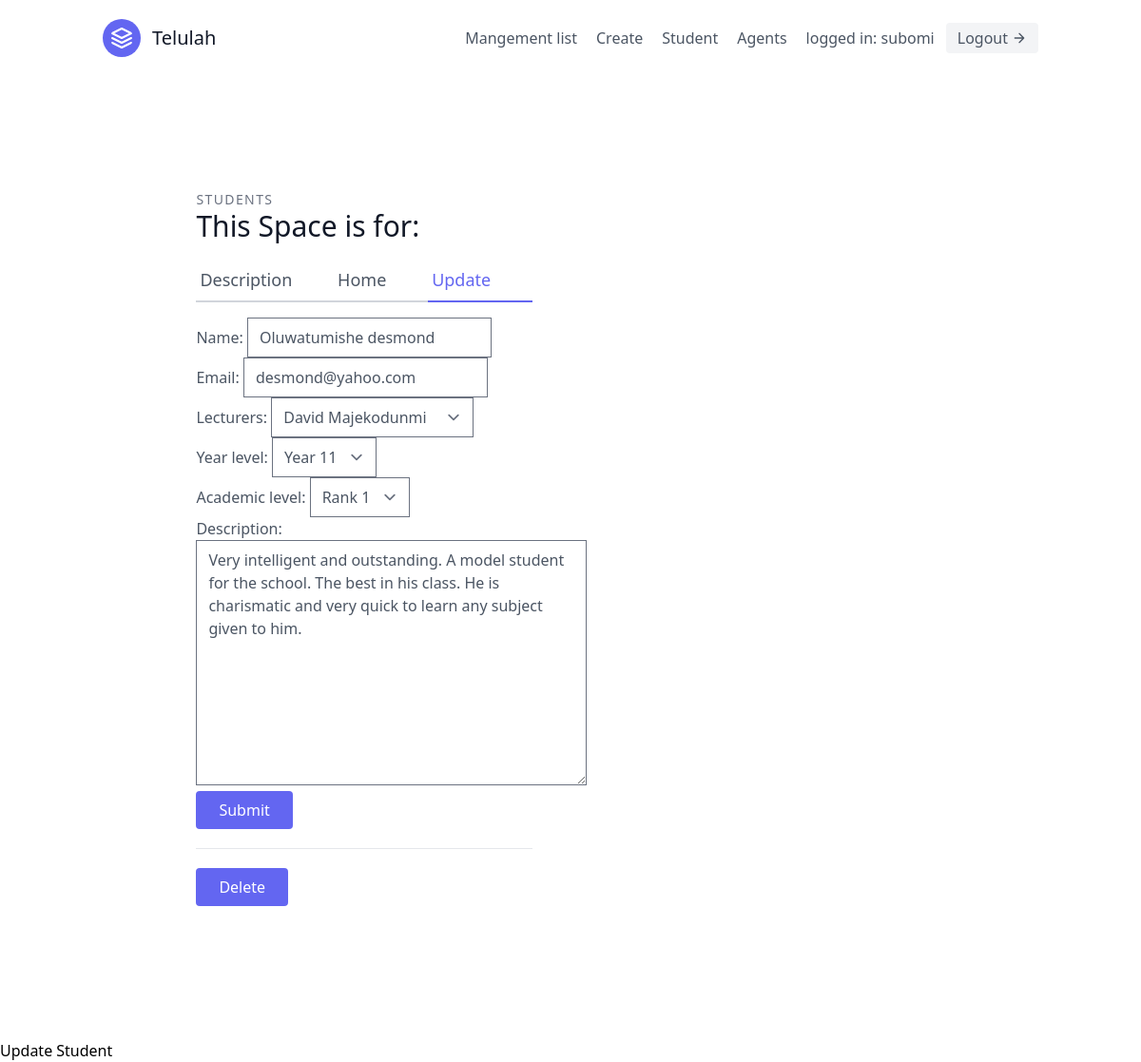
/app/students/1/update (signed in), run on the app's committed database.
### app/models.py (models this page shows, shortened)
class User(AbstractUser):
    is_organisor = models.BooleanField(default=True)
    is_agent = models.BooleanField(default=False)
    is_admin=models.BooleanField('Is Admin',default=False)
    is_customer=models.BooleanField('Is Customer',default=True)
    class Meta(AbstractUser.Meta):
        swappable = 'AUTH_USER_MODEL'

class Students(models.Model):
    name = models.CharField(max_length=20)
    email = models.EmailField(max_length=50)
    Lecturers = models.ForeignKey(Lecturers, on_delete=models.CASCADE, null=True)
    year_level = models.CharField(choices=LEVEL, max_length=1)
    academic_level = models.CharField(choices=ACADEMIC_LEVEL, max_length=1)
    description = models.TextField()

class Lecturers(models.Model):
    name = models.CharField(max_length=20)
    email = models.EmailField(max_length=25)
    subjects_taught = models.CharField(choices=SUBJECTS, max_length=200)
    salary = models.IntegerField(max_length=200)
    level_of_expertise = models.CharField(choices=LEVEL_OF_EXPERTISE, max_length=1)
    years_of_experience = models.IntegerField()
    def salary(self):
        return self.salary
    def __str__(self):
        return self.name

### app/views.py (the view, shortened to what this page needs)
# urls.py: path('students/<int:pk>/update', app_students_update, name='student_update'),
@login_required
def app_students_update(request, pk):
    model = model = Students.objects.get(id=pk)
    form = StudentModelForm(instance=model)
    context = {
        'form': form,
        'model':model
    }
    return render(request, 'app_students_update.html', context=context)

### app/forms.py
class StudentModelForm(forms.ModelForm):
    class Meta:
        model = Students
        fields = (
            'name',
            'email',
            'Lecturers',
            'year_level',
            'academic_level',
            'description'
        )

### app/templates/app_students_update.html (shortened to what this page needs)
{% extends "base.html" %}
{% load tailwind_filters %}
{% block content %}
<section class="text-gray-600 body-font overflow-hidden">
  <div class="container px-5 py-24 mx-auto">
    <div class="lg:w-4/5 mx-auto flex flex-wrap">
      <div class="lg:w-1/2 w-full lg:pr-10 lg:py-6 mb-6 lg:mb-0">
        <h2 class="text-sm title-font text-gray-500 tracking-widest">STUDENTS</h2>
        <h1 class="text-gray-900 text-3xl title-font font-medium mb-4">This Space is for: {{students.name}}</h1>
        <div class="flex mb-4">
          <a href='{% url 'apps:student_detail' user.pk %}' class="flex-grow border-b-2 border-gray-300 py-2 text-lg px-1">Description</a>
          <a href='/' class="flex-grow border-b-2 border-gray-300 py-2 text-lg px-1">Home</a>
          <a href='{% url 'apps:student_update' user.pk %}' class="flex-grow text-indigo-500 border-b-2 border-indigo-500 py-2 text-lg px-1">Update</a>
        </div>
            <form method='post'>
                {{form|crispy}}
                <div class="flex">
                <input class="flex mr-auto text-white bg-indigo-500 border-0 py-2 px-6 focus:outline-none hover:bg-indigo-600 rounded" type='submit'/>
                </div>
            </form>
        <div class="mt-5 py-5 border-t border-gray-200">
          <button class=" text-white bg-indigo-500 border-0 py-2 px-6 focus:outline-none hover:bg-indigo-600 rounded"><a href='{% url 'apps:student_delete' user.pk %}'>Delete</a></button>
        </div>
      </div>
    </div>
  </div>
</section>
<h1>Update Student</h1>
{% endblock content %}

### app/templates/navbar.html (shortened to what this page needs)
<header class="text-gray-600 body-font">
  <div class="container mx-auto flex flex-wrap p-5 flex-col md:flex-row items-center">
    <a href='/'class="flex title-font font-medium items-center text-gray-900 mb-4 md:mb-0">
      <svg xmlns="http://www.w3.org/2000/svg" fill="none" stroke="currentColor" stroke-linecap="round" stroke-linejoin="round" stroke-width="2" class="w-10 h-10 text-white p-2 bg-indigo-500 rounded-full" viewBox="0 0 24 24">
        <path d="M12 2L2 7l10 5 10-5-10-5zM2 17l10 5 10-5M2 12l10 5 10-5"></path>
      </svg>
      <span class="ml-3 text-xl">Telulah</span>
    </a>
    <nav class="md:ml-auto flex flex-wrap items-center text-base justify-center">
      <a href='{% url 'apps:home' %}' class="mr-5 hover:text-gray-900">Mangement list</a>
      {% if not request.user.is_authenticated %}
      <a href="{% url 'signup'%}" class="mr-5 hover:text-gray-900">Signup</a>
      {%else%}
            <a href='{%url 'apps:create'%}' class="mr-5 hover:text-gray-900">Create</a>
            <a href='{% url 'apps:stu' %}' class="mr-5 hover:text-gray-900">Student</a>
            {% if request.user.is_organisor %}
            <a href='{% url 'agents:agents' %}' class="mr-5 hover:text-gray-900">Agents</a>
            {% endif %}
      {% endif %}
    </nav>
    {% if request.user.is_authenticated %}
       logged in: {{request.user.username}}
      <button class="ml-3 inline-flex items-center bg-gray-100 border-0 py-1 px-3 focus:outline-none hover:bg-gray-200 rounded text-base mt-4 md:mt-0"><a href="{% url 'logout'%}">Logout</a>
      <svg fill="none" stroke="currentColor" stroke-linecap="round" stroke-linejoin="round" stroke-width="2" class="w-4 h-4 ml-1" viewBox="0 0 24 24">
        <path d="M5 12h14M12 5l7 7-7 7"></path>
      </svg>
    </button>
    {% endif %}
  </div>
</header>

### data on the page
User: user.username "subomi"
Students: name "Oluwatumishe desmond", email "desmond@yahoo.com", Lecturers "David Majekodunmi", year_level "Year 11", academic_level "Rank 1", description "Very intelligent and outstanding. A model student for the school. The best in his class. He is charismatic and very quick to learn any subject given to him."
